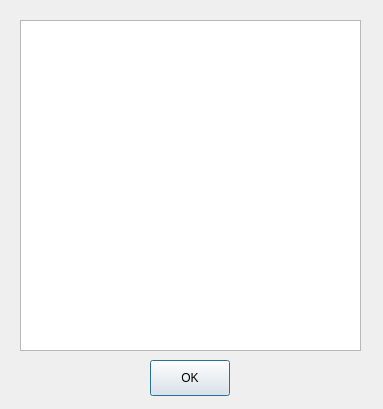
<?xml version="1.0" encoding="UTF-8"?>
<ui version="4.0">
 <class>Dialog</class>
 <widget class="QDialog" name="Dialog">
  <property name="geometry">
   <rect>
    <x>0</x>
    <y>0</y>
    <width>383</width>
    <height>409</height>
   </rect>
  </property>
  <property name="windowTitle">
   <string>Dialog</string>
  </property>
  <widget class="QTextBrowser" name="textBrowser">
   <property name="geometry">
    <rect>
     <x>20</x>
     <y>20</y>
     <width>341</width>
     <height>331</height>
    </rect>
   </property>
  </widget>
  <widget class="QPushButton" name="OK">
   <property name="geometry">
    <rect>
     <x>150</x>
     <y>360</y>
     <width>80</width>
     <height>36</height>
    </rect>
   </property>
   <property name="text">
    <string>OK</string>
   </property>
  </widget>
 </widget>
 <resources/>
 <connections/>
</ui>
